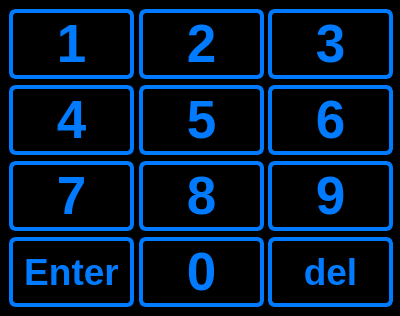
<?xml version="1.0" encoding="UTF-8"?>
<ui version="4.0">
 <class>PasswordWindow</class>
 <widget class="QMainWindow" name="PasswordWindow">
  <property name="geometry">
   <rect>
    <x>0</x>
    <y>0</y>
    <width>400</width>
    <height>316</height>
   </rect>
  </property>
  <property name="minimumSize">
   <size>
    <width>400</width>
    <height>316</height>
   </size>
  </property>
  <property name="maximumSize">
   <size>
    <width>400</width>
    <height>316</height>
   </size>
  </property>
  <property name="windowTitle">
   <string>Passworteingabe</string>
  </property>
  <property name="styleSheet">
   <string notr="true">QWidget
{
	color: rgb(0, 123, 255);	
	background-color: rgb(0, 0, 0);

}

QPushButton {
	background-color: rgb(0, 0, 0);
	color: (0, 123, 255);
    border-width: 4px;
	border-color: rgb(0, 123, 255);
	border-style: solid;
	border-radius: 7;
	padding: 3px;
	padding-left: 5px;
	padding-right: 5px;
}

QPushButton:pressed
{
	color: rgb(239, 151, 0);	
	border-color: rgb(239, 151, 0);
}</string>
  </property>
  <widget class="QWidget" name="centralwidget">
   <layout class="QGridLayout" name="gridLayout">
    <item row="0" column="1">
     <widget class="QPushButton" name="PB2">
      <property name="minimumSize">
       <size>
        <width>125</width>
        <height>70</height>
       </size>
      </property>
      <property name="maximumSize">
       <size>
        <width>125</width>
        <height>70</height>
       </size>
      </property>
      <property name="font">
       <font>
        <pointsize>40</pointsize>
        <weight>75</weight>
        <bold>true</bold>
       </font>
      </property>
      <property name="text">
       <string>2</string>
      </property>
     </widget>
    </item>
    <item row="1" column="0">
     <widget class="QPushButton" name="PB4">
      <property name="minimumSize">
       <size>
        <width>125</width>
        <height>70</height>
       </size>
      </property>
      <property name="maximumSize">
       <size>
        <width>125</width>
        <height>70</height>
       </size>
      </property>
      <property name="font">
       <font>
        <pointsize>40</pointsize>
        <weight>75</weight>
        <bold>true</bold>
       </font>
      </property>
      <property name="text">
       <string>4</string>
      </property>
     </widget>
    </item>
    <item row="1" column="2">
     <widget class="QPushButton" name="PB6">
      <property name="minimumSize">
       <size>
        <width>125</width>
        <height>70</height>
       </size>
      </property>
      <property name="maximumSize">
       <size>
        <width>125</width>
        <height>70</height>
       </size>
      </property>
      <property name="font">
       <font>
        <pointsize>40</pointsize>
        <weight>75</weight>
        <bold>true</bold>
       </font>
      </property>
      <property name="text">
       <string>6</string>
      </property>
     </widget>
    </item>
    <item row="2" column="2">
     <widget class="QPushButton" name="PB9">
      <property name="minimumSize">
       <size>
        <width>125</width>
        <height>70</height>
       </size>
      </property>
      <property name="maximumSize">
       <size>
        <width>125</width>
        <height>70</height>
       </size>
      </property>
      <property name="font">
       <font>
        <pointsize>40</pointsize>
        <weight>75</weight>
        <bold>true</bold>
       </font>
      </property>
      <property name="text">
       <string>9</string>
      </property>
     </widget>
    </item>
    <item row="1" column="1">
     <widget class="QPushButton" name="PB5">
      <property name="minimumSize">
       <size>
        <width>125</width>
        <height>70</height>
       </size>
      </property>
      <property name="maximumSize">
       <size>
        <width>125</width>
        <height>70</height>
       </size>
      </property>
      <property name="font">
       <font>
        <pointsize>40</pointsize>
        <weight>75</weight>
        <bold>true</bold>
       </font>
      </property>
      <property name="text">
       <string>5</string>
      </property>
     </widget>
    </item>
    <item row="2" column="0">
     <widget class="QPushButton" name="PB7">
      <property name="minimumSize">
       <size>
        <width>125</width>
        <height>70</height>
       </size>
      </property>
      <property name="maximumSize">
       <size>
        <width>125</width>
        <height>70</height>
       </size>
      </property>
      <property name="font">
       <font>
        <pointsize>40</pointsize>
        <weight>75</weight>
        <bold>true</bold>
       </font>
      </property>
      <property name="text">
       <string>7</string>
      </property>
     </widget>
    </item>
    <item row="2" column="1">
     <widget class="QPushButton" name="PB8">
      <property name="minimumSize">
       <size>
        <width>125</width>
        <height>70</height>
       </size>
      </property>
      <property name="maximumSize">
       <size>
        <width>125</width>
        <height>70</height>
       </size>
      </property>
      <property name="font">
       <font>
        <pointsize>40</pointsize>
        <weight>75</weight>
        <bold>true</bold>
       </font>
      </property>
      <property name="text">
       <string>8</string>
      </property>
     </widget>
    </item>
    <item row="0" column="2">
     <widget class="QPushButton" name="PB3">
      <property name="minimumSize">
       <size>
        <width>125</width>
        <height>70</height>
       </size>
      </property>
      <property name="maximumSize">
       <size>
        <width>125</width>
        <height>70</height>
       </size>
      </property>
      <property name="font">
       <font>
        <pointsize>40</pointsize>
        <weight>75</weight>
        <bold>true</bold>
       </font>
      </property>
      <property name="text">
       <string>3</string>
      </property>
     </widget>
    </item>
    <item row="0" column="0">
     <widget class="QPushButton" name="PB1">
      <property name="minimumSize">
       <size>
        <width>125</width>
        <height>70</height>
       </size>
      </property>
      <property name="maximumSize">
       <size>
        <width>125</width>
        <height>70</height>
       </size>
      </property>
      <property name="font">
       <font>
        <pointsize>40</pointsize>
        <weight>75</weight>
        <bold>true</bold>
       </font>
      </property>
      <property name="text">
       <string>1</string>
      </property>
     </widget>
    </item>
    <item row="3" column="0">
     <widget class="QPushButton" name="PBenter">
      <property name="minimumSize">
       <size>
        <width>125</width>
        <height>70</height>
       </size>
      </property>
      <property name="maximumSize">
       <size>
        <width>125</width>
        <height>70</height>
       </size>
      </property>
      <property name="font">
       <font>
        <pointsize>28</pointsize>
        <weight>75</weight>
        <bold>true</bold>
       </font>
      </property>
      <property name="text">
       <string>Enter</string>
      </property>
     </widget>
    </item>
    <item row="3" column="1">
     <widget class="QPushButton" name="PB0">
      <property name="minimumSize">
       <size>
        <width>125</width>
        <height>70</height>
       </size>
      </property>
      <property name="maximumSize">
       <size>
        <width>125</width>
        <height>70</height>
       </size>
      </property>
      <property name="font">
       <font>
        <pointsize>40</pointsize>
        <weight>75</weight>
        <bold>true</bold>
       </font>
      </property>
      <property name="text">
       <string>0</string>
      </property>
     </widget>
    </item>
    <item row="3" column="2">
     <widget class="QPushButton" name="PBdel">
      <property name="minimumSize">
       <size>
        <width>125</width>
        <height>70</height>
       </size>
      </property>
      <property name="maximumSize">
       <size>
        <width>125</width>
        <height>70</height>
       </size>
      </property>
      <property name="font">
       <font>
        <pointsize>28</pointsize>
        <weight>75</weight>
        <bold>true</bold>
       </font>
      </property>
      <property name="text">
       <string>del</string>
      </property>
     </widget>
    </item>
   </layout>
  </widget>
 </widget>
 <resources/>
 <connections/>
</ui>
